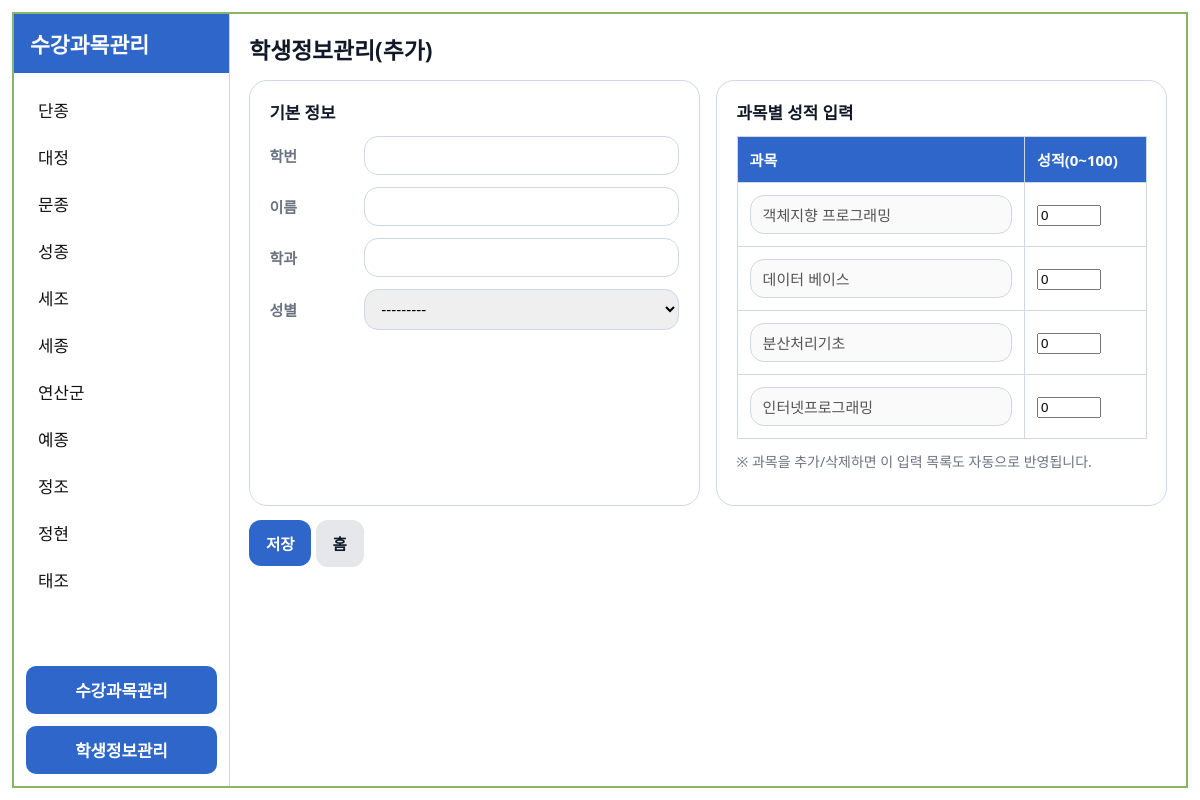
/students/manage/new/, run on the app's committed database.
### core/models.py (models this page shows, shortened)
class Student(models.Model):
    GENDER_CHOICES = [
        ("M", "남"),
        ("F", "여"),
    ]
    student_no = models.CharField("학번", max_length=20, unique=True)
    name = models.CharField("이름", max_length=30)
    department = models.CharField("학과", max_length=50)
    gender = models.CharField("성별", max_length=1, choices=GENDER_CHOICES)

class Subject(models.Model):
    name = models.CharField("과목명", max_length=100, unique=True)
    professor = models.CharField("담당교수", max_length=50, blank=True)
    textbook = models.CharField("교재명", max_length=100, blank=True)
    schedule = models.CharField("수업시간", max_length=100, blank=True)

### core/views.py (the view)
# urls.py: path("students/manage/new/", views.student_create, name="student_create"),
def student_create(request):
    ensure_seed_data()
    if request.method == "POST":
        form = StudentForm(request.POST)
        formset = ScoreFormSet(request.POST, prefix="scores")
        if form.is_valid() and formset.is_valid():
            student = form.save()
            add_student_and_apply_subjects(student)
            for f in formset:
                sid = int(f.cleaned_data["subject_id"])
                score = int(f.cleaned_data["score"])
                Enrollment.objects.update_or_create(
                    student=student, subject_id=sid, defaults={"score": score}
                )
            return redirect("student_detail", pk=student.pk)
    else:
        form = StudentForm()
        initial = []
        for sub in Subject.objects.order_by("name"):
            initial.append({"subject_id": sub.id, "subject_name": sub.name, "score": 0})
        formset = ScoreFormSet(initial=initial, prefix="scores")
    ctx = _sidebar_context() | {"form": form, "formset": formset, "mode": "create"}
    return render(request, "core/student_form.html", ctx)

### core/forms.py
class StudentForm(forms.ModelForm):
    class Meta:
        model = Student
        fields = ["student_no", "name", "department", "gender"]
        widgets = {
            "student_no": forms.TextInput(attrs={"class":"input"}),
            "name": forms.TextInput(attrs={"class":"input"}),
            "department": forms.TextInput(attrs={"class":"input"}),
            "gender": forms.Select(attrs={"class":"input"}),
        }

### core/services.py (called while the page is built)
@transaction.atomic
def ensure_seed_data():
    for name, prof, book, sch in DEFAULT_SUBJECTS:
        Subject.objects.get_or_create(
            name=name,
            defaults={
                "professor": prof,
                "textbook": book,
                "schedule": sch,
            },
        )
    for sno, name, dept, gender in DEFAULT_STUDENTS:
        Student.objects.get_or_create(
            student_no=sno,
            defaults={
                "name": name,
                "department": dept,
                "gender": gender,
            },
        )
    subjects = list(Subject.objects.all())
    for s in Student.objects.all():
        for sub in subjects:
            Enrollment.objects.get_or_create(
                student=s,
                subject=sub,
                defaults={"score": 0},
            )

### core/views.py (called while the page is built)
def _sidebar_context():
    return {"students_sidebar": Student.objects.order_by("name")}

### templates/core/student_form.html (shortened to what this page needs)
{% extends "core/base.html" %}
{% block content %}
  <h2 class="page-title">
    {% if mode == "create" %}학생정보관리(추가){% else %}학생정보관리(수정){% endif %}
  </h2>
  <form method="post" class="student-form">
    <div class="grid2">
      <div class="card">
        <h3 class="card-title">기본 정보</h3>
        <div class="form-row"><label>학번</label>{{ form.student_no }}</div>
        <div class="form-row"><label>이름</label>{{ form.name }}</div>
        <div class="form-row"><label>학과</label>{{ form.department }}</div>
        <div class="form-row"><label>성별</label>{{ form.gender }}</div>
      </div>
      <div class="card">
        <h3 class="card-title">과목별 성적 입력</h3>
        <table class="tbl small">
          <thead>
            <tr><th>과목</th><th>성적(0~100)</th></tr>
          </thead>
          <tbody>
            {% for f in formset %}
              <tr>
                <td>
                  <input type="text" class="input" value="{{ f.initial.subject_name }}" disabled />
                </td>
                <td>{{ f.score }}</td>
              </tr>
            {% endfor %}
          </tbody>
        </table>
        <p class="hint">※ 과목을 추가/삭제하면 이 입력 목록도 자동으로 반영됩니다.</p>
      </div>
    </div>
    <div style="margin-top:14px">
      <button class="btn" type="submit">저장</button>
      <a class="btn secondary" href="{% url 'home' %}">홈</a>
    </div>
  </form>
{% endblock %}

### templates/core/base.html (shortened to what this page needs)
{% load static %}
<!doctype html>
<html lang="ko">
<head>
  <link rel="stylesheet" href="{% static 'core/style.css' %}">
</head>
<body>
  <div class="frame">
    <aside class="sidebar">
      <div class="sidebar-title">수강과목관리</div>
      <div class="student-list">
        {% for s in students_sidebar %}
          <a class="student-item {% if student and student.id == s.id %}active{% endif %}"
             href="{% url 'student_detail' s.id %}">
            {{ s.name }}
          </a>
        {% endfor %}
      </div>
      <div class="sidebar-footer">
        <a class="footer-link" href="{% url 'subject_manage' %}">수강과목관리</a>
        <a class="footer-link" href="{% url 'student_create' %}">학생정보관리</a>
      </div>
    </aside>
    <main class="content">
      {% block content %}{% endblock %}
    </main>
  </div>
</body>
</html>

### static/core/style.css (style rules this page uses)
:root { --blue:#2f66c9; --blue2:#1f4ea5; --border:#cfd6e6; --muted:#6b7280; }
* { box-sizing:border-box; }
body { margin:0; font-family: system-ui, -apple-system, Segoe UI, Roboto, "Noto Sans KR", Arial, sans-serif; background:#fff; color:#111827; }
.frame { display:flex; width: min(1500px, calc(100vw - 24px)); height: min(880px, calc(100vh - 24px)); border:2px solid #8bb36a; margin: 12px auto; background:#fff; }
.sidebar { width: clamp(200px, 18vw, 280px); border-right:1px solid var(--border); display:flex; flex-direction:column; }
.sidebar-title { background: var(--blue); color:white; padding:14px 16px; font-weight:900; font-size: clamp(20px, 1.8vw, 24px); }
.student-list { padding:12px 12px; flex:1; overflow:auto; }
.student-item { display:block; padding:10px 12px; margin:3px 0; color:#111; text-decoration:none; border-radius:12px; font-size: clamp(16px, 1.4vw, 19px); }
.sidebar-footer { display:flex; flex-direction:column; gap:12px; padding:12px; }
.footer-link { display:block; background: var(--blue); color:white; text-align:center; padding:12px 10px; text-decoration:none; font-weight:900; border-radius:10px; font-size: clamp(16px, 1.4vw, 19px); }
.content { flex:1; padding: clamp(14px, 1.6vw, 20px); overflow:auto; }
.page-title { margin:0 0 14px; font-size: clamp(22px, 1.9vw, 26px); font-weight:900; }
.tbl { width:100%; border-collapse:collapse; border:1px solid var(--border); }
.tbl th, .tbl td { border:1px solid var(--border); padding: clamp(10px, 1.2vw, 14px) clamp(12px, 1.4vw, 16px); text-align:left; font-size: clamp(16px, 1.3vw, 18px); }
.tbl thead th { background: var(--blue); color:white; font-weight:900; font-size: clamp(16px, 1.3vw, 18px); }
.tbl.small th, .tbl.small td { padding: clamp(9px, 1.1vw, 12px); font-size: clamp(15px, 1.2vw, 17px); }
.btn { display:inline-block; background: var(--blue); color:white; padding: clamp(9px, 1.1vw, 12px) clamp(14px, 1.4vw, 18px); border-radius:12px; text-decoration:none; font-weight:900; border:0; cursor:pointer; font-size: clamp(15px, 1.3vw, 18px); }
.btn.secondary { background:#e5e7eb; color:#111827; }
.form-row { display:flex; align-items:center; gap:12px; margin: 12px 0; }
.form-row label { width: 110px; color: var(--muted); font-size: clamp(15px, 1.2vw, 17px); font-weight:800; }
.input { width:100%; padding: 10px 12px; border:1px solid var(--border); border-radius:14px; font-size: clamp(15px, 1.2vw, 17px); }
.hint { margin-top:12px; font-size: clamp(14px, 1.1vw, 16px); color: var(--muted); }
.grid2 { display:grid; grid-template-columns: 1fr 1fr; gap: clamp(12px, 1.4vw, 20px); }
.card { border:1px solid var(--border); border-radius:18px; padding: clamp(14px, 1.6vw, 20px); }
.card-title { margin: 0 0 12px; font-size: clamp(16px, 1.4vw, 19px); font-weight:900; }

### data on the page
Student: name "단종"
Student: name "대정"
Student: name "문종"
Student: name "성종"
Student: name "세조"
Student: name "세종"
Student: name "연산군"
Student: name "예종"
Student: name "정조"
Student: name "정현"
Student: name "태조"
Subject: initial.subject_name "객체지향 프로그래밍"
Subject: initial.subject_name "데이터 베이스"
Subject: initial.subject_name "분산처리기초"
Subject: initial.subject_name "인터넷프로그래밍"
